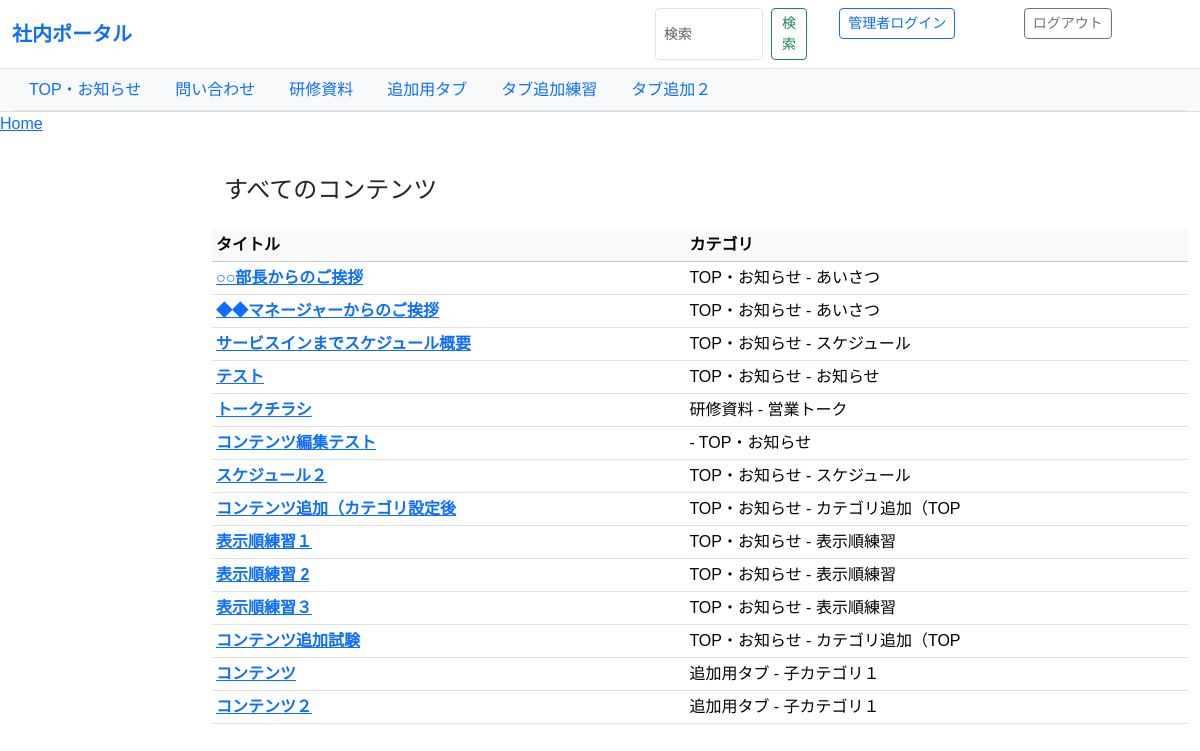
The page /all_contents/ on the database its author committed.
### share/models.py (models this page shows, shortened)
class Category(models.Model):
    id = models.AutoField(primary_key=True)
    name = models.CharField(
        verbose_name="カテゴリ名",
        max_length=100
    )
    parent_id = models.PositiveIntegerField(
        db_column="親カテゴリ",
        null=True, blank=True,
    )
    category_display_order_tabs = models.PositiveIntegerField(
        verbose_name="表示順(タブ)",
        null=True, blank=True,
    )
    category_display_order_leftmenues = models.PositiveIntegerField(
    verbose_name="表示順(左メニュー)",
    null=True, blank=True,
    )
    @property
    def parent(self):
        if self.parent_id:
            return Category.objects.filter(id=self.parent_id).first()
        return None
    class Meta:
        db_table = "カテゴリ"
        verbose_name = "カテゴリ"
        verbose_name_plural = "カテゴリ"

class Content(models.Model):
    id = models.AutoField(primary_key=True)
    administrator = models.ForeignKey(
        Administrator,
        on_delete=models.CASCADE,
        db_column="管理者ID"
    )
    category = models.ForeignKey(
        Category,
        on_delete=models.CASCADE,
        db_column="カテゴリID"
    )
    contents_display_order = models.PositiveIntegerField(
        verbose_name="表示順(コンテンツ)",
        null=True, blank=True,
    )
    title = models.CharField(
        verbose_name="表示名称（タイトル）",
        max_length=200
    )
    description = models.TextField(
        verbose_name="概要説明",
        blank=True, null=True
    )
    updater_user_id = models.PositiveIntegerField(
        verbose_name="更新者ID",
    )
    updated_at = models.DateTimeField(
        verbose_name="更新日",
        auto_now=True
    )
    file_url = models.URLField(
        verbose_name="添付ファイル格納先URL",
        max_length=500,
        blank=True, null=True
    )
    file_type = models.CharField(
        verbose_name="ファイル種別",
        max_length=50
    )
    class Meta:
        db_table = "コンテンツ"
        verbose_name = "コンテンツ"
        verbose_name_plural = "コンテンツ"

### share/views.py (the view)
# urls.py: path("all_contents/", views.all_contents, name="all_contents"),
def all_contents(request):
    contents_qs = (
        Content.objects
        .select_related("category")       # category.name をテンプレで使う前提
        .all()
        .order_by("id") #表示順を追加
    )
    template_name = "all_contents.html"
    return render(request, template_name, {
        "all_contents": contents_qs,
    })

### share/context_processors.py (called while the page is built)
def parent_categories(request):
    return {
        "parent_categories": Category.objects.filter(parent_id__isnull=True).order_by("category_display_order_tabs")
    }

def current_ids_processor(request):
    match = request.resolver_match
    if not match:
        return {}
    kwargs = match.kwargs
    return {
        "current_parent_id": kwargs.get("parent_id"),
        "current_category_id": kwargs.get("category_id"),
    }

### share/templates/all_contents.html (shortened to what this page needs)
{% extends "base.html"%}
{% block content %}
<div class="container my-4">
    <h1 class="h4 mb-3">すべてのコンテンツ</h1>
</div>
    <div class="table-responsive">
        <table class="table table-sm table-hover align-middle">
            <thead class="table-light">
                <tr>
                    <th>タイトル</th>
                    <th>カテゴリ</th>
                </tr>
            </thead>
            <tbody>
                {% for content in all_contents %}
                    <tr>
                        <td>
                            <a class="fw-semibold" href="{% url 'content_view' content_id=content.id %}">{{ content.title }}</a>
                        </td>
                        <td>{{ content.category.parent.name }} - {{ content.category.name }}</td>
                    </tr>
                {% empty %}
                    <tr>
                        <td colspan="2">表示するコンテンツがありません。</td>
                    </tr>
                {% endfor %}
            </tbody>
    </div>
{% endblock %}

### share/templates/base.html (shortened to what this page needs)
<!DOCTYPE html>
<html lang="ja">
<head>
  <link href="https://cdn.jsdelivr.net/npm/bootstrap@5.3.3/dist/css/bootstrap.min.css" rel="stylesheet">
</head>
<body>
  <nav class="navbar navbar-expand-lg navbar-light bg-white border-bottom sticky-top">
    <div class="container-fluid d-flex justify-content-between align-items-center">
      <a class="navbar-brand fw-bold text-primary" href="{% url 'parent_contents_default' %}">社内ポータル</a>
        <div class="d-flex gap-2">
        <div class="container-fluid">
          <form class="d-flex" action="{% url 'search_results' %}" method="get">
            <input class="form-control form-control-sm me-2" type="search" name="q" placeholder="検索" aria-label="Search">
            <button class="btn btn-outline-success btn-sm" type="submit">検索</button>
          </form>
        </div>
        <div class="container-fluid">
          <form action="{% url 'login' %}" method="post">
            <input class="btn btn-outline-primary btn-sm" type="submit" value="管理者ログイン">
          </form>
        </div>
        <div class="container-fluid">
          <form action="{% url 'logout' %}" method="post">
            <input class="btn btn-outline-secondary btn-sm" type="submit" value="ログアウト">
          </form>
        </div>
      </div>
    </div>
  </nav>
  <div class="bg-light border-bottom">
    <div class="container-fluid">
      <ul class="nav nav-tabs">
        {% for cat in parent_categories %}
          <li class="nav-item">
            <a class="nav-link {% if parent and parent.id == cat.id %}active{% endif %}"
              href="{% url 'parent_contents' parent_id=cat.id %}">
              {{ cat.name }}
            </a>
          </li>
        {% empty %}
          <li class="nav-item text-muted small p-2">親カテゴリが未登録です</li>
        {% endfor %}
      </ul>
    </div>
  </div>
<nav aria-label="breadcrumb">
  <ol class="breadcrumb">
    <li class="breadcrumb-item"><a href={% url "parent_contents_default" %}>Home</a></li>
  </ol>
</nav>
  <main class="container-fluid my-3">
    <div class="row">
      <aside class="col-12 col-md-3 col-lg-2 mb-3">
      </aside>
      <section class="col-12 col-md-9 col-lg-10">
        {% block content %}{% endblock %}
      </section>
    </div>
  </main>
</body>
</html>

### share/templates/base.html (style rules this page uses)
body { font-family: "Noto Sans JP", "Hiragino Kaku Gothic ProN", "Meiryo", sans-serif; font-weight: 400; color: #212529; }

### rows shown on the page
Category: name "TOP・お知らせ"
Category: name "問い合わせ"
Category: name "研修資料"
Category: name "追加用タブ"
Category: name "タブ追加練習"
Category: name "タブ追加２"
Content: title "○○部長からのご挨拶", category.parent.name "TOP・お知らせ", category.name "あいさつ"
Content: title "◆◆マネージャーからのご挨拶", category.parent.name "TOP・お知らせ", category.name "あいさつ"
Content: title "サービスインまでスケジュール概要", category.parent.name "TOP・お知らせ", category.name "スケジュール"
Content: title "テスト", category.parent.name "TOP・お知らせ", category.name "お知らせ"
Content: title "トークチラシ", category.parent.name "研修資料", category.name "営業トーク"
Content: title "コンテンツ編集テスト", category.name "TOP・お知らせ"
Content: title "スケジュール２", category.parent.name "TOP・お知らせ", category.name "スケジュール"
Content: title "コンテンツ追加（カテゴリ設定後", category.parent.name "TOP・お知らせ", category.name "カテゴリ追加（TOP"
Content: title "表示順練習１", category.parent.name "TOP・お知らせ", category.name "表示順練習"
Content: title "表示順練習 2", category.parent.name "TOP・お知らせ", category.name "表示順練習"
Content: title "表示順練習３", category.parent.name "TOP・お知らせ", category.name "表示順練習"
Content: title "コンテンツ追加試験", category.parent.name "TOP・お知らせ", category.name "カテゴリ追加（TOP"
Content: title "コンテンツ", category.parent.name "追加用タブ", category.name "子カテゴリ１"
Content: title "コンテンツ２", category.parent.name "追加用タブ", category.name "子カテゴリ１"
